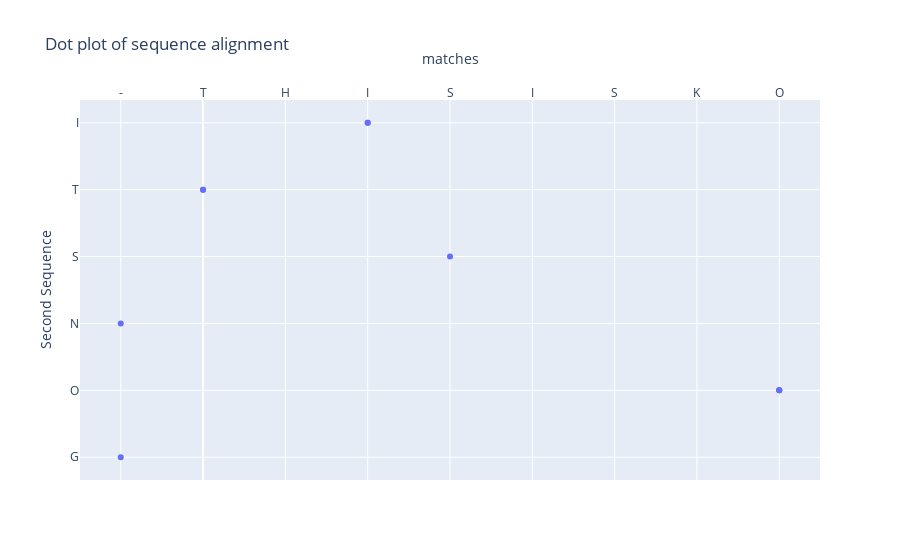

This figure's notebook cell:
### Code cell
import plotly.express as px
import pandas as pd


df = pd.DataFrame(dict(first_alignment=fl[1:], second_alignment=sl, matches=matches))

# Use column names of df for the different parameters x, y, color, ...
fig = px.scatter(df, x="matches", y="second_alignment",
                 title="Dot plot of sequence alignment",
                 labels={"first_alignment":"First Sequence ", "second_alignment": "Second Sequence "} # customize axis label
                )

# fig.update_layout(xaxis_type='category')

fig.update_layout(
    xaxis = dict(
        tickmode = 'array',
        tickvals = list(range(-1, len(fl))),
        ticktext = fl
    )
)
fig.update_xaxes(showspikes=True, side="top")
fig.update_yaxes(showspikes=True, autorange="reversed")
fig.update_layout(hovermode="x")


fig.show()

### Figure 1 — Plotly figure (JSON) as saved in the notebook; plotly's stock layout.template omitted (floating-point values rounded to 4 significant figures)
{"data": [{"hovertemplate": "matches=%{x}<br>Second Sequence =%{y}<extra></extra>", "legendgroup": "", "marker": {"color": "#636efa", "symbol": "circle"}, "mode": "markers", "name": "", "orientation": "h", "showlegend": false, "type": "scatter", "x": [2, 0, 2, 3, -1, 7, 0, -1, 7, 7], "xaxis": "x", "y": ["I", "T", "I", "S", "N", "O", "T", "G", "O", "O"], "yaxis": "y"}], "layout": {"hovermode": "x", "legend": {"tracegroupgap": 0}, "title": {"text": "Dot plot of sequence alignment"}, "xaxis": {"anchor": "y", "domain": [0, 1], "showspikes": true, "side": "top", "tickmode": "array", "ticktext": ["-", "T", "H", "I", "S", "I", "S", "K", "O", "O", "L"], "tickvals": [-1, 0, 1, 2, 3, 4, 5, 6, 7, 8, 9, 10], "title": {"text": "matches"}}, "yaxis": {"anchor": "x", "autorange": "reversed", "domain": [0, 1], "showspikes": true, "title": {"text": "Second Sequence "}}}}
